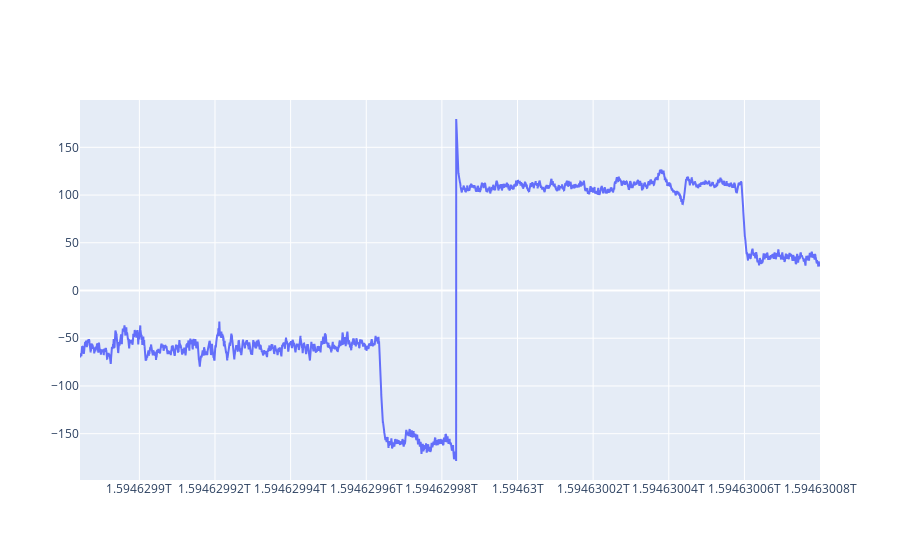

The code cell stored with this chart in its notebook:
### Code cell
magnet_heading = np.arctan2(mag_df['y_uncalib'], mag_df['x_uncalib'])*180/np.pi
fig = go.Figure()
fig.add_trace(go.Scatter(
    x=mag_df['time'], 
    y=magnet_heading,
    name = 'heading'))

### Figure 1 — Plotly figure (JSON) as saved in the notebook; plotly's stock layout.template omitted (floating-point values rounded to 4 significant figures; data arrays with more than 128 entries replaced by an {"elided": "..."} marker saying what was removed)
{"data": [{"name": "x", "type": "scatter", "x": {"elided": "9785 int values"}, "y": {"elided": "9785 float values"}}], "layout": {}}
